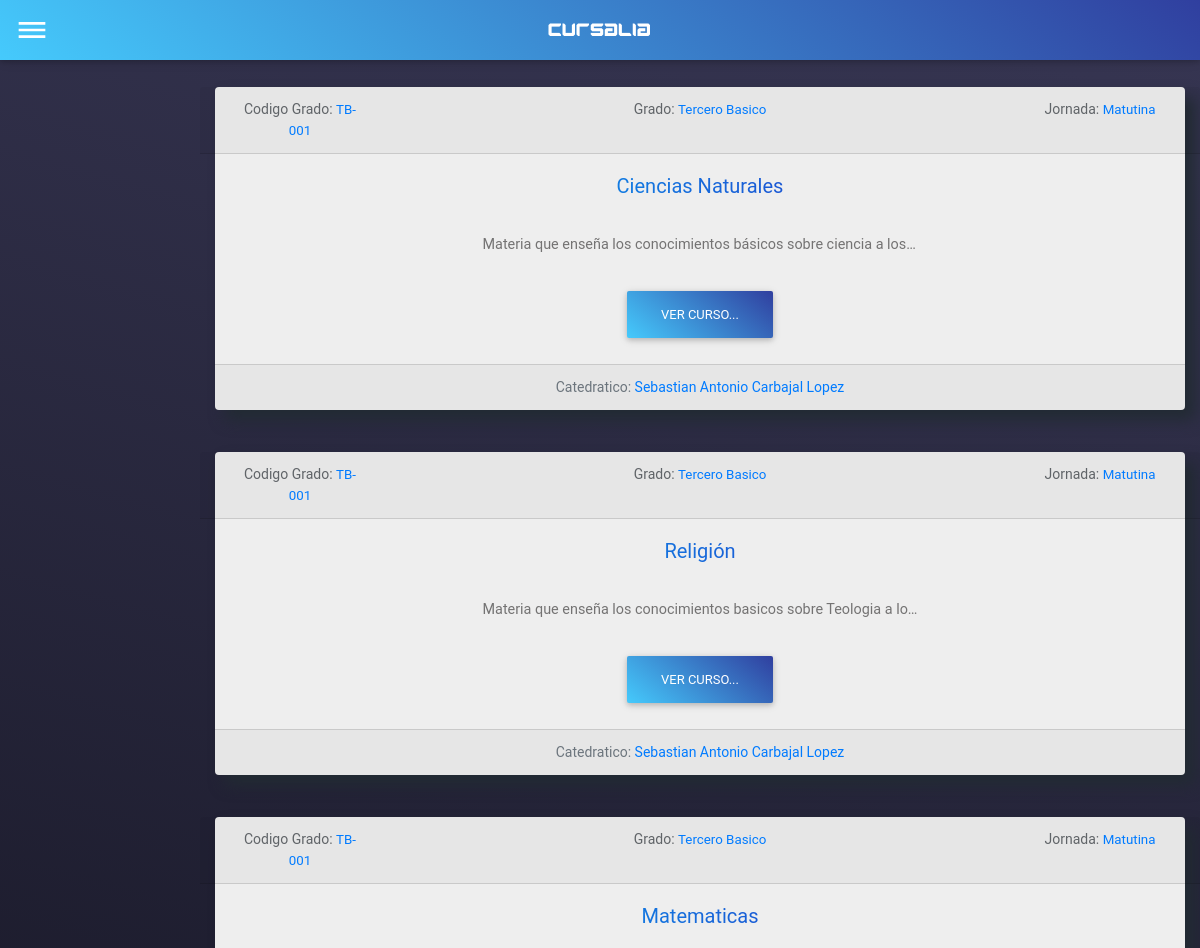
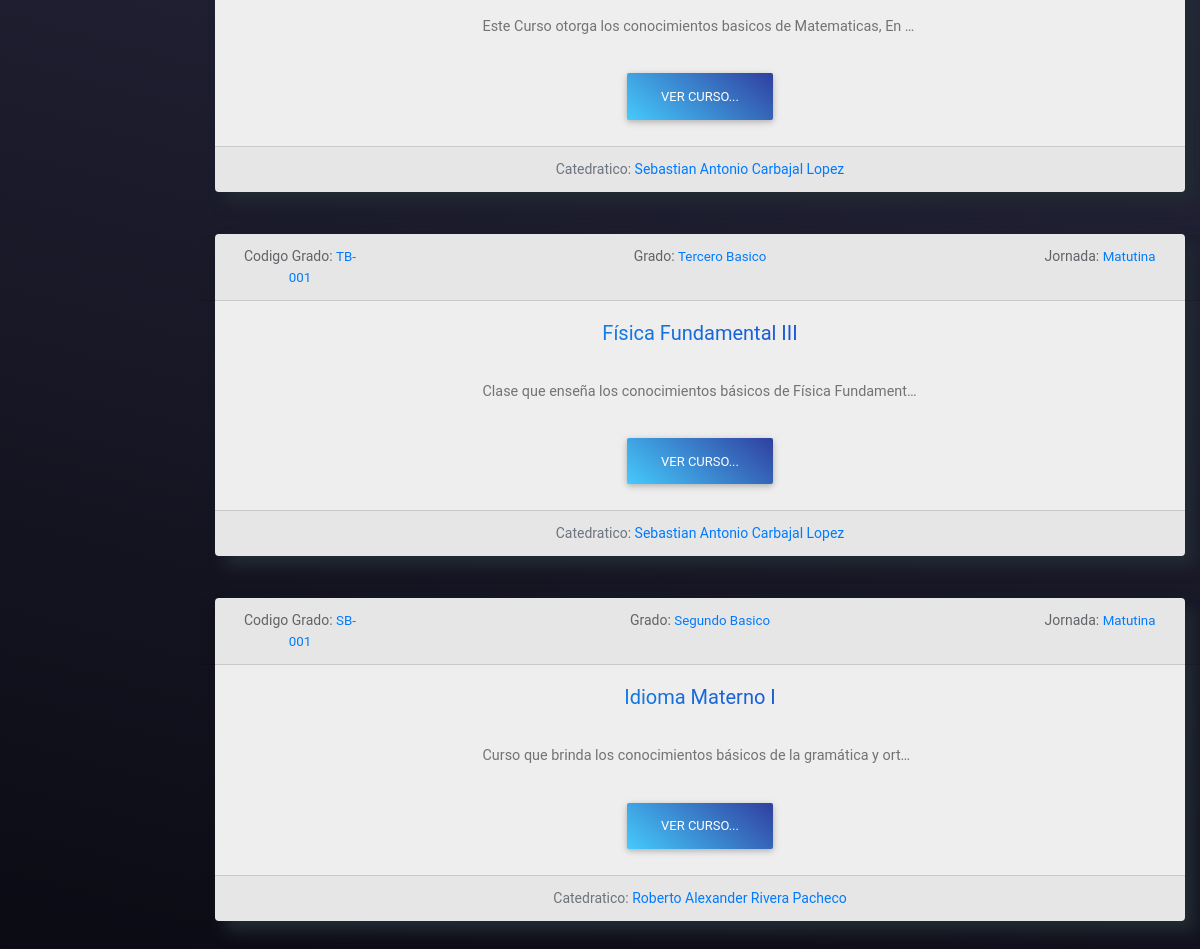
Page /Cursalia/cursos.php (signed in) on the committed database (2 pictures, top to bottom).
### tables this page shows
CREATE TABLE IF NOT EXISTS `cursos` (
  `idCurso` int(11) NOT NULL AUTO_INCREMENT,
  `NombreCurso` varchar(128) NOT NULL,
  `Descripcion` varchar(2048) NOT NULL,
  `FK_Catedratico` int(11) NOT NULL,
  `FK_Grado` int(11) NOT NULL,
  PRIMARY KEY (`idCurso`),
  KEY `FK_Curso_Catedratico` (`FK_Catedratico`),
  KEY `FK_Grado_Catedratico` (`FK_Grado`)
);

CREATE TABLE IF NOT EXISTS `grados` (
  `idGrado` int(11) NOT NULL AUTO_INCREMENT,
  `Codigo_Grado` varchar(32) NOT NULL,
  `NombreGrado` varchar(64) NOT NULL,
  `Descripcion` varchar(1000) NOT NULL,
  `FK_Seccion` int(11) NOT NULL,
  `FK_Jornada` int(11) NOT NULL,
  `FK_Nivel_Estudiantil` int(11) NOT NULL,
  PRIMARY KEY (`idGrado`),
  KEY `FK_Grado_Jornada` (`FK_Jornada`),
  KEY `FK_Grado_NivelEstudiantil` (`FK_Nivel_Estudiantil`),
  KEY `FK_Grado_Seccion` (`FK_Seccion`)
);

CREATE TABLE IF NOT EXISTS `jornada` (
  `idJornada` int(11) NOT NULL AUTO_INCREMENT,
  `Jornada` varchar(32) NOT NULL,
  `Descripcion` varchar(255) NOT NULL,
  PRIMARY KEY (`idJornada`)
);

CREATE TABLE IF NOT EXISTS `usuarios` (
  `idUsuario` int(11) NOT NULL AUTO_INCREMENT,
  `User` varchar(32) NOT NULL,
  `Pass` varchar(256) NOT NULL,
  `FName_User` varchar(128) NOT NULL,
  `LName_User` varchar(128) NOT NULL,
  `Genero` set('Masculino','Femenino','No Binario') NOT NULL,
  `Fecha_Nacimiento` date NOT NULL,
  `Email` varchar(128) NOT NULL,
  `Estado` set('Activo','Inactivo') NOT NULL,
  `Telefono` varchar(32) NOT NULL,
  `FK_Rol` int(11) DEFAULT NULL,
  `FK_Grado` int(11) NOT NULL,
  PRIMARY KEY (`idUsuario`),
  KEY `FK_Rol_Users` (`FK_Rol`),
  KEY `FK_Users_Grado` (`FK_Grado`)
);

### Cursalia/vistas/cursos_cards.php (the view, shortened to what this page needs)
<?php
    include 'controlador/conexion.php';
    if($Rol1 == 1){
        $SQL1 = 'SELECT
                    cursos.idCurso,
                    cursos.NombreCurso,
                    cursos.Descripcion,
                    usuarios.FName_User,
                    usuarios.LName_User,
                    grados.NombreGrado,
                    secciones.NombreSeccion,
                    jornada.Jornada,
                    grados.Codigo_Grado
                FROM
                    cursos
                INNER JOIN usuarios ON cursos.FK_Catedratico = usuarios.idUsuario
                INNER JOIN grados ON cursos.FK_Grado = grados.idGrado
                INNER JOIN jornada ON grados.FK_Jornada = jornada.idJornada
                INNER JOIN secciones ON grados.FK_Seccion = secciones.idSeccion';
    }
    $resultado2 = mysqli_query($conexion, $SQL1);
    while ($columna = mysqli_fetch_array($resultado2)){
        if($columna['3'] == $UserFName1 && $columna['4'] == $UserLName1){
            $columna['3'] = "Tu";
?>
                <div class="row">
                    <div class="col-lg-12">
                        <div id="cards_menu_direccion" class="card text-center">
                            <div class="row card-header">
                                <div class="col-lg-2">
                                    Codigo Grado:    <a href="#!" style="font-size: 10pt;"><?php echo $columna['8']; ?></a>
                                </div>
                                <div class="col-lg-8">
                                    Grado:    <a href="#!" style="font-size: 10pt;"><?php echo $columna['5']; ?></a>
                                </div>
                                <div class="col-lg-2">
                                    Jornada:  <a href="#!" style="font-size: 10pt;"><?php echo $columna['7']; ?></a>
                                </div>
                            </div>
                            <div class="card-body">
                                <h5 class="card-title curso-cards-blue"><?php echo $columna['1']; ?></h5>
                                <p class="card-text text-truncate d-inline-block col-12" style="max-width: 50%;"><?php echo $columna['2']; ?></p>
                                <br>
                                <a href="ver_curso.php?curso=<?php echo $columna['0']; ?>" class="btn btn-info blue-gradient col-3-sm-12">Ver Curso...</a>
                            </div>
                            <div class="card-footer text-muted">
                                Catedratico:  <a href="#"><?php echo $columna['3']; ?></a>
                            </div>
                        </div>
                    </div>
                </div>
                <br>
                <br>
<?php
        }else{
            ?>
            <div class="row">
                <div class="col-lg-12">
                    <div id="cards_menu_direccion" class="card text-center">
                        <div class="row card-header">
                            <div class="col-lg-2">
                                Codigo Grado:    <a href="#!" style="font-size: 10pt;"><?php echo $columna['8']; ?></a>
                            </div>
                            <div class="col-lg-8">
                                Grado:   <a href="#!" style="font-size: 10pt;"><?php echo $columna['5']; ?></a>
                            </div>
                            <div class="col-lg-2">
                                Jornada:  <a href="#!" style="font-size: 10pt;"><?php echo $columna['7']; ?></a>
                            </div>
                        </div>
                        <div class="card-body">
                            <h5 class="card-title curso-cards-blue"><?php echo $columna['1']; ?></h5>
                            <p class="card-text text-truncate d-inline-block col-12" style="max-width: 50%;"><?php echo $columna['2']; ?></p>
                            <br>
                            <a href="ver_curso.php?curso=<?php echo $columna['0']; ?>" class="btn btn-info blue-gradient col-3-sm-12">Ver Curso...</a>
                        </div>
                        <div class="card-footer text-muted">
                            Catedratico:  <a href="#"><?php echo $columna['3']; ?> <?php echo $columna['4']; ?></a>
                        </div>
                    </div>
                </div>
            </div>
            <br>
            <br>
<?php
        }
    }
?>

### css/login.css (style rules this page uses)
:root { --baseColor: #606468; transition: 0.5s; }
:root { --gridMaxWidth: 20rem; --gridWidth: 90%; }
:root { --iconFill: var(--baseColor); }
:root { --htmlFontSize: 100%; --bodyBackgroundColor: #2c3338; --bodyColor: var(--baseColor); --bodyFontFamily: 'Open Sans'; --bodyFontFamilyFallback: sans-serif; --bodyFontSize: 0.875rem; --bodyFontWeight: 400; --bodyLineHeight: 1.5; }
* { box-sizing: inherit; }
html { box-sizing: border-box; font-size: var(--htmlFontSize); height: 100%; }
body { background-color: var(--bodyBackgroundColor); color: var(--bodyColor); font-family: var(--bodyFontFamily), var(--bodyFontFamilyFallback); font-size: var(--bodyFontSize); font-weight: var(--bodyFontWeight); height: 100%; line-height: var(--bodyLineHeight); margin: 0; min-height: 100vh; }
:root { --anchorColor: #17A2B8; }
a { color: var(--anchorColor); outline: 0; text-decoration: none; }
:root { --formFieldMargin: 0.875rem; }
:root { --loginBorderRadus: 0.25rem; --loginColor: #eee; --loginInputBackgroundColor: #eee; --loginInputHoverBackgroundColor: #fff; --loginLabelBackgroundColor: #6C757D; --loginSubmitBackgroundColor: #106F10; --loginSubmitColor: #eee; --loginSubmitHoverBackgroundColor: #005E00; }
:root { --paragraphMarginBottom: 1.5rem; --paragraphMarginTop: 1.5rem; }
p { margin-bottom: var(--paragraphMarginBottom); margin-top: var(--paragraphMarginTop); }

### css/style.css (style rules this page uses)
body { background: linear-gradient( 15deg, rgba(11, 11, 20, 1) 0%, rgb(55, 54, 83) 100% ) no-repeat center center fixed; background-size: cover; -moz-background-size: cover; -webkit-background-size: cover; -o-background-size: cover; overflow-x: hidden; transition: all 0.7s; }
#cards_menu_direccion { box-shadow: 10px 10px 15px #222b33; transition: 0.5s; }
.card { background: rgb(238, 238, 238); }
.card-footer { color: #fff; }
.curso-cards-blue { background: -webkit-linear-gradient( 15deg, rgb(0, 204, 255) 0%, rgb(45, 7, 182) 100% ); -webkit-background-clip: text; -webkit-text-fill-color: transparent; }

### rows in the picture
cursos: FK_Grado.Codigo_Grado "TB-001", FK_Grado.NombreGrado "Tercero Basico", jornada.Jornada "Matutina", NombreCurso "Ciencias Naturales", Descripcion "Materia que enseña los conocimientos básicos sobre ciencia a los…", FK_Catedratico.FName_User "Sebastian Antonio", FK_Catedratico.LName_User "Carbajal Lopez"
cursos: FK_Grado.Codigo_Grado "TB-001", FK_Grado.NombreGrado "Tercero Basico", jornada.Jornada "Matutina", NombreCurso "Religión", Descripcion "Materia que enseña los conocimientos basicos sobre Teologia a l…", FK_Catedratico.FName_User "Sebastian Antonio", FK_Catedratico.LName_User "Carbajal Lopez"
cursos: FK_Grado.Codigo_Grado "TB-001", FK_Grado.NombreGrado "Tercero Basico", jornada.Jornada "Matutina", NombreCurso "Matematicas", Descripcion "Este Curso otorga los conocimientos basicos de Matematicas, En…", FK_Catedratico.FName_User "Sebastian Antonio", FK_Catedratico.LName_User "Carbajal Lopez"
cursos: FK_Grado.Codigo_Grado "TB-001", FK_Grado.NombreGrado "Tercero Basico", jornada.Jornada "Matutina", NombreCurso "Física Fundamental III", Descripcion "Clase que enseña los conocimientos básicos de Física Fundament…", FK_Catedratico.FName_User "Sebastian Antonio", FK_Catedratico.LName_User "Carbajal Lopez"
cursos: FK_Grado.Codigo_Grado "SB-001", FK_Grado.NombreGrado "Segundo Basico", jornada.Jornada "Matutina", NombreCurso "Idioma Materno I", Descripcion "Curso que brinda los conocimientos básicos de la gramática y ort…", FK_Catedratico.FName_User "Roberto Alexander", FK_Catedratico.LName_User "Rivera Pacheco"
